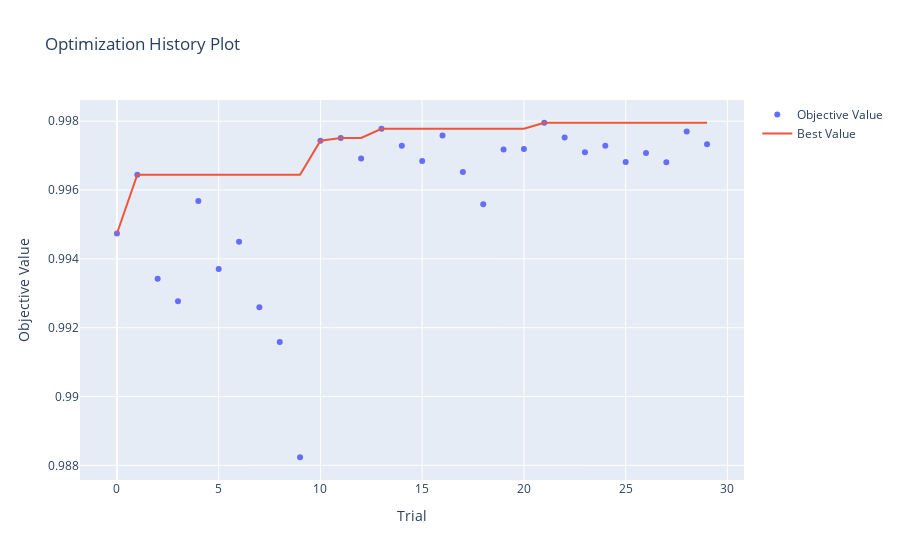
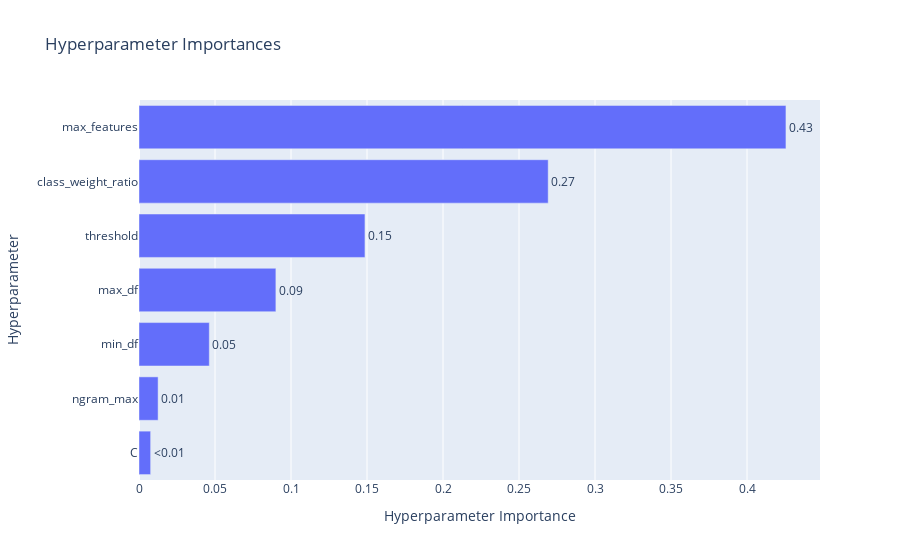

Notebook code for these charts, in order:
### Code cell
fig = optuna.visualization.plot_optimization_history(tfidf_study)
fig.show()

fig = optuna.visualization.plot_param_importances(tfidf_study)
fig.show()

### Figure 1 — Plotly figure (JSON) as saved in the notebook; plotly's stock layout.template omitted (floating-point values rounded to 4 significant figures)
{"data": [{"mode": "markers", "name": "Objective Value", "type": "scatter", "x": [0, 1, 2, 3, 4, 5, 6, 7, 8, 9, 10, 11, 12, 13, 14, 15, 16, 17, 18, 19, 20, 21, 22, 23, 24, 25, 26, 27, 28, 29], "y": [0.9947, 0.9964, 0.9934, 0.9928, 0.9957, 0.9937, 0.9945, 0.9926, 0.9916, 0.9882, 0.9974, 0.9975, 0.9969, 0.9978, 0.9973, 0.9968, 0.9976, 0.9965, 0.9956, 0.9972, 0.9972, 0.998, 0.9975, 0.9971, 0.9973, 0.9968, 0.9971, 0.9968, 0.9977, 0.9973]}, {"mode": "lines", "name": "Best Value", "type": "scatter", "x": [0, 1, 2, 3, 4, 5, 6, 7, 8, 9, 10, 11, 12, 13, 14, 15, 16, 17, 18, 19, 20, 21, 22, 23, 24, 25, 26, 27, 28, 29], "y": [0.9947, 0.9964, 0.9964, 0.9964, 0.9964, 0.9964, 0.9964, 0.9964, 0.9964, 0.9964, 0.9974, 0.9975, 0.9975, 0.9978, 0.9978, 0.9978, 0.9978, 0.9978, 0.9978, 0.9978, 0.9978, 0.998, 0.998, 0.998, 0.998, 0.998, 0.998, 0.998, 0.998, 0.998]}, {"marker": {"color": "#cccccc"}, "mode": "markers", "name": "Infeasible Trial", "showlegend": false, "type": "scatter", "x": [], "y": []}], "layout": {"title": {"text": "Optimization History Plot"}, "xaxis": {"title": {"text": "Trial"}}, "yaxis": {"title": {"text": "Objective Value"}}}}

### Figure 2 — Plotly figure (JSON) as saved in the notebook; plotly's stock layout.template omitted (floating-point values rounded to 4 significant figures)
{"data": [{"cliponaxis": false, "hovertemplate": ["C (FloatDistribution): 0.007656586014280844<extra></extra>", "ngram_max (IntDistribution): 0.012574198946839796<extra></extra>", "min_df (IntDistribution): 0.046252668243260193<extra></extra>", "max_df (FloatDistribution): 0.09005687861197902<extra></extra>", "threshold (FloatDistribution): 0.14865182327324722<extra></extra>", "class_weight_ratio (FloatDistribution): 0.26919612750116134<extra></extra>", "max_features (IntDistribution): 0.42561171740923154<extra></extra>"], "name": "Objective Value", "orientation": "h", "text": ["<0.01", "0.01", "0.05", "0.09", "0.15", "0.27", "0.43"], "textposition": "outside", "type": "bar", "x": [0.007657, 0.01257, 0.04625, 0.09006, 0.1487, 0.2692, 0.4256], "y": ["C", "ngram_max", "min_df", "max_df", "threshold", "class_weight_ratio", "max_features"]}], "layout": {"title": {"text": "Hyperparameter Importances"}, "xaxis": {"title": {"text": "Hyperparameter Importance"}}, "yaxis": {"title": {"text": "Hyperparameter"}}}}
